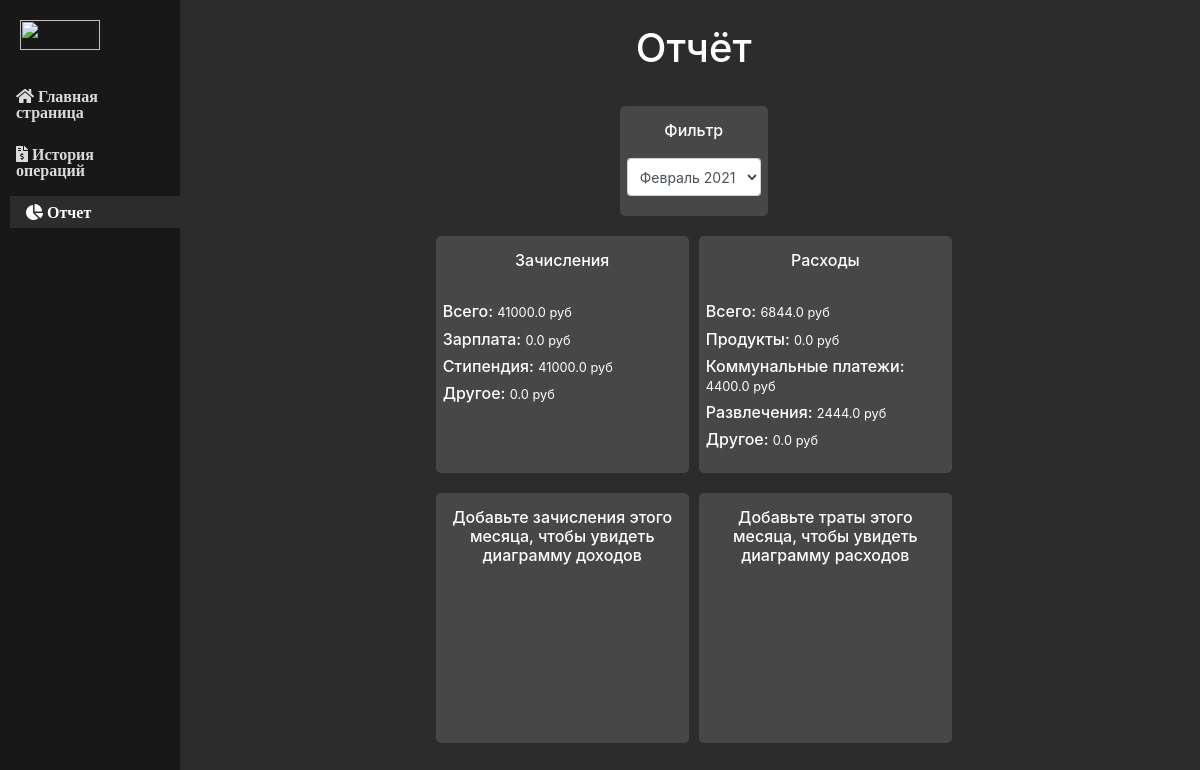
Screenshot of /report with the database file from the repository.
### core/models.py (models this page shows)
class IncomeCategory(models.Model):
    name = models.CharField(max_length=100)

class ExpenseCategory(models.Model):
    name = models.CharField(max_length=100)

### core/views.py (the view, shortened to what this page needs)
# urls.py: path('report', views.report, name='report'),
def report(request):
    url_name = request.resolver_match.url_name
    now = datetime.datetime.now()
    month_filter = now.month  # Значение месяца по умолчанию для фильра по месяцу и году
    year_filter = now.year  # Значение года по умолчанию для фильра по месяцу и году
    monthDict = utils.get_month()  # Получение всех месяцев и годов существующих транзакций
    IncomeCategoriesSummDict = utils.get_income_categories_name_and_amount(
        month_filter,
        year_filter
    )
    ExpenseCategoriesSummDict = utils.get_expense_categories_name_and_amount(
        month_filter,
        year_filter
    )
    transactions = utils.get_all_transaction_with_month_and_year_filter(
        year_filter,
        month_filter
    )  # Получение всех существующих транзакций с учетом фильтра по месяцам и годам
    return render(request, 'core/report.html', {
        'url_name': url_name,
        'month_filter': month_filter,
        'year_filter': year_filter,
        'monthDict': monthDict,
        'IncomeCategoriesSummDict': IncomeCategoriesSummDict,
        'ExpenseCategoriesSummDict': ExpenseCategoriesSummDict,
        'expenses': utils.get_expenses_for_filter_month(month_filter, year_filter),
        'incomes': utils.get_incomes_for_filter_month(month_filter, year_filter),
        'transactions': transactions
    })

### core/templatetags/core_custom_tags.py (called while the page is built)
@register.filter(name='division')
def division(value, args):
    return value/args

@register.filter(name='index_search')
def index_search(arr, index):
    return arr[index]

### core/utils.py (called while the page is built)
def get_all_transaction_with_month_and_year_filter(year_filter, month_filter):
    incomeT = IncomeTransaction.objects.filter(
        date__year=year_filter
    ).filter(
        date__month=month_filter
    )
    expenseT = ExpenseTransaction.objects.filter(
        date__year=year_filter
    ).filter(
        date__month=month_filter
    )
    innerT = InnerTransaction.objects.filter(
        date__year=year_filter
    ).filter(
        date__month=month_filter
    )
    transactions = sorted(
        (chain(incomeT, expenseT, innerT)),
        key=attrgetter('date'), reverse=True
    )
    return transactions

def get_expenses_for_filter_month(month_filter, year_filter):
    transactions = ExpenseTransaction.objects.values(
        'expense_category__name'
    ).filter(date__year=year_filter).filter(date__month=month_filter).annotate(
        Sum('amount')
    )
    return list(map(
        lambda item: {
            'name': item['expense_category__name'],
            'amount': item['amount__sum'] / 100
        },
        transactions
    ))

def get_incomes_for_filter_month(month_filter, year_filter):
    transactions = IncomeTransaction.objects.values(
        'income_category__name'
    ).filter(date__year=year_filter).filter(date__month=month_filter).annotate(
        Sum('amount')
    )
    return list(map(
        lambda item: {
            'name': item['income_category__name'],
            'amount': item['amount__sum'] / 100
        },
        transactions
    ))

### core/templates/core/report.html (shortened to what this page needs)
{% extends 'core/base.html' %}
{% load core_custom_tags %}
{% load static %}
{% block content %}
  <h1 class="text-center report-header my-4">Отчёт</h1>
    <div class="row justify-content-center">
      <div class="col-auto content-rec">
        <h6 class="text-center">Фильтр</h6>
        <form method="POST" action="{% url 'core:report' %}">
          <select class="form-control form-control-sm" name="month_filter_report" onchange="this.form.submit()">
            {% for key in monthDict %}
              <option value="{{key}}" {% if month_filter == key|index_search:0 and year_filter == key|index_search:1 %}selected{% endif %}>{{ monthDict|index_search:key }}</option>
            {% endfor %}
          </select>
        </form>
      </div>
    </div>
    {% if transactions %}
      <div class="row justify-content-center">
        <div class="col-lg-3 col-md-5 content-rec">
          <h6 class="text-center">Зачисления</h6></br>
          {% for key in IncomeCategoriesSummDict %}
            <h6>{{ key }}: <small>{{IncomeCategoriesSummDict|index_search:key|division:100}} руб</small></h6>
          {% endfor %}
        </div>
        <div class="col-lg-3 col-md-5 content-rec">
          <h6 class="text-center">Расходы</h6></br>
          {% for key in ExpenseCategoriesSummDict %}
            <h6>{{ key }}: <small>{{ExpenseCategoriesSummDict|index_search:key|division:100}} руб</small></h6>
          {% endfor %}
        </div>
      </div>
      <div class="row justify-content-center">
        <div class="col-lg-3 col-md-10 content-rec">
          <div class="diag-report" id="main-page__income-chart">
            <h6 class="text-center">
              Добавьте зачисления этого месяца, чтобы увидеть диаграмму доходов
            </h6>
          </div>
        </div>
        <div class="col-lg-3 col-md-10 content-rec">
          <div class="diag-report" id="main-page__expense-chart">
            <h6 class="text-center">
              Добавьте траты этого месяца, чтобы увидеть диаграмму расходов
            </h6>
          </div>
        </div>
      </div>
    {% else %}
      <p class="text-center text-muted h1 mt-5">Транзакций в текущем месяце нет</p>
    {% endif %}
{% endblock %}

### core/static/css/core.css (style rules this page uses)
body { background: #2c2c2c; color: #fff; }
.content-rec { border-radius: 5px; padding: 15px 7px; background-color: #474747; display: inline-block; margin: 10px 5px; }
.form-control { display: inline-block; min-height: 40px; max-height: 100px; margin: 10px auto 5px }
.form-control { min-height: 38px; }
.diag-report { order: -3; height: 220px; }

### rows the page displays
IncomeCategory: IncomeCategoriesSummDict "Зарплата", IncomeCategoriesSummDict "0.0"
IncomeCategory: IncomeCategoriesSummDict "Стипендия", IncomeCategoriesSummDict "41000.0"
IncomeCategory: IncomeCategoriesSummDict "Другое", IncomeCategoriesSummDict "0.0"
ExpenseCategory: ExpenseCategoriesSummDict "Продукты", ExpenseCategoriesSummDict "0.0"
ExpenseCategory: ExpenseCategoriesSummDict "Коммунальные платежи", ExpenseCategoriesSummDict "4400.0"
ExpenseCategory: ExpenseCategoriesSummDict "Развлечения", ExpenseCategoriesSummDict "2444.0"
ExpenseCategory: ExpenseCategoriesSummDict "Другое", ExpenseCategoriesSummDict "0.0"

### other values shown
{{ key }} "Всего"
{{ IncomeCategoriesSummDict|index_search:key|division:100 }} "41000.0"
{{ ExpenseCategoriesSummDict|index_search:key|division:100 }} "6844.0"
form field month_filter_report "Февраль 2021"
